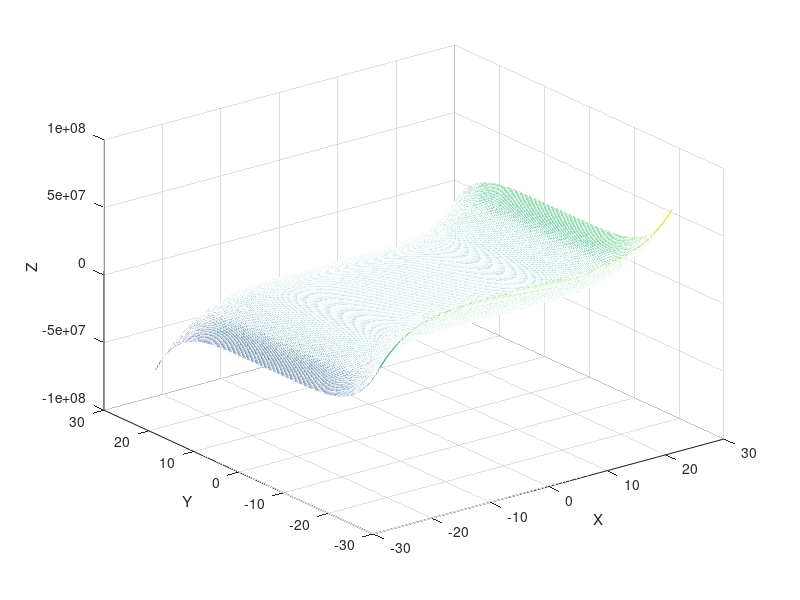

The MATLAB source for this figure:
clear; clc; close all;

% Description: Plots a surface

x = -25:0.1:25;
y = -25:0.1:25;

[x,y] = meshgrid(x,y);

z = 3*x.^5 - 4*y.^5 -2;

mesh(x,y,z)
xlabel('X')
ylabel('Y')
zlabel('Z')
